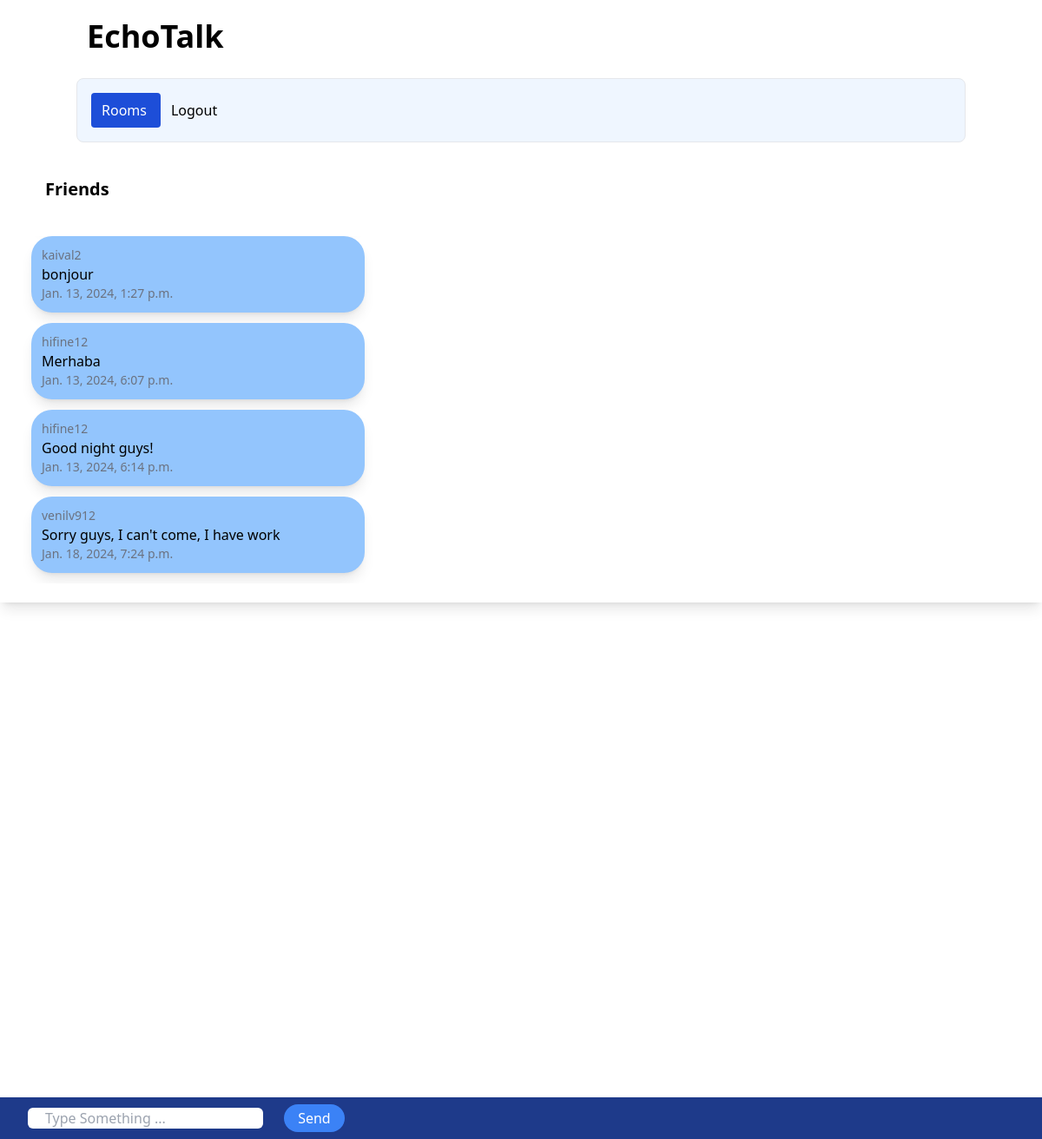
The page /rooms/friends/ (signed in) on the database its author committed.
### chatapp/models.py (models this page shows)
class ChatRoom(models.Model):
    name= models.CharField(max_length=100)
    slug= models.SlugField(unique=True)
    creator = models.ForeignKey(User, on_delete=models.CASCADE, default=User.objects.first().id)

class ChatMessage(models.Model):
    user=models.ForeignKey(User,on_delete=models.CASCADE)
    room=models.ForeignKey(ChatRoom,on_delete=models.CASCADE)
    message_content=models.TextField()
    date = models.DateTimeField(auto_now=True)
    class Meta:
        ordering=('date',)

### chatapp/views.py (the view)
# urls.py: path('<slug:slug>/',views.chatroom,name='chatroom'),
def chatroom(request,slug):
    chatroom=ChatRoom.objects.get(slug=slug)
    messages= ChatMessage.objects.filter(room=chatroom)[0:30]
    return render(request,'chatapp/room.html',{'chatroom':chatroom,'messages':messages})

### chatapp/templates/chatapp/room.html (shortened to what this page needs)
{% extends 'chatapp/base.html' %}
{% block body %}
<div class="m-10 font-bold text-xl">
{{ chatroom.name }}
</div>
<div class="message-container m-3 overflow-auto h-[400px]" id="message-container">
<div id="chat-messages">
    {% for message in messages %}
    <div class="message shadow-lg p-3 m-3 rounded-3xl w-1/3 bg-blue-300">
        <div class="text-sm text-gray-500">
            {{ message.user.username }}
        </div>
            {{ message.message_content }}
        <div class="text-sm text-gray-500">
            {{ message.date}}
        </div>
    </div>
    {% endfor %}
</div>
</div>
<div class="form-container fixed inset-x-0 bottom-0 bg-blue-900 p-2">
<form method="post">
    <input class="rounded-md px-5 ml-6" id="message-input" type="text" name="message" placeholder="Type Something ...">
    <button class="bg-blue-500 hover:bg-blue-600 text-white ml-5 py-1 px-4 rounded-full focus:outline-none focus:shadow-outline" id="send-button" type="submit">Send</button>
</form>
</div>
{% endblock %}

### rows shown on the page
ChatRoom: name "Friends"
ChatMessage: user.username "kaival2", message_content "bonjour", date "Jan. 13, 2024, 1:27 p.m."
ChatMessage: user.username "hifine12", message_content "Merhaba", date "Jan. 13, 2024, 6:07 p.m."
ChatMessage: user.username "hifine12", message_content "Good night guys!", date "Jan. 13, 2024, 6:14 p.m."
ChatMessage: user.username "venilv912", message_content "Sorry guys, I can't come, I have work", date "Jan. 18, 2024, 7:24 p.m."
